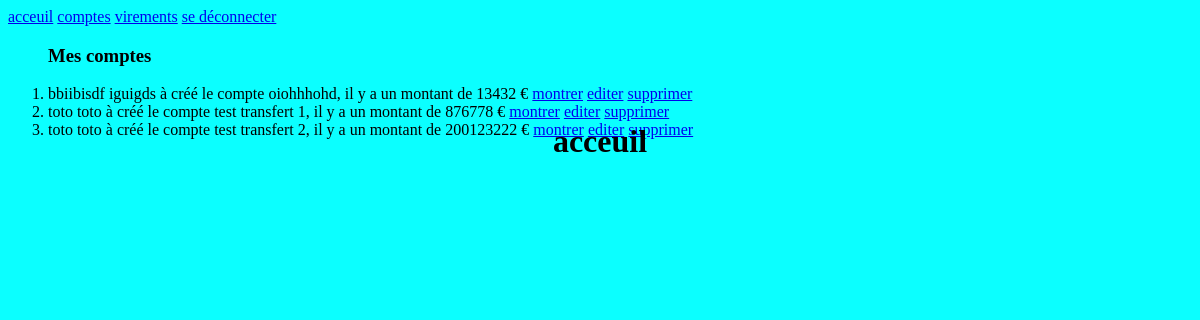
Page /compte on the earlier database version.
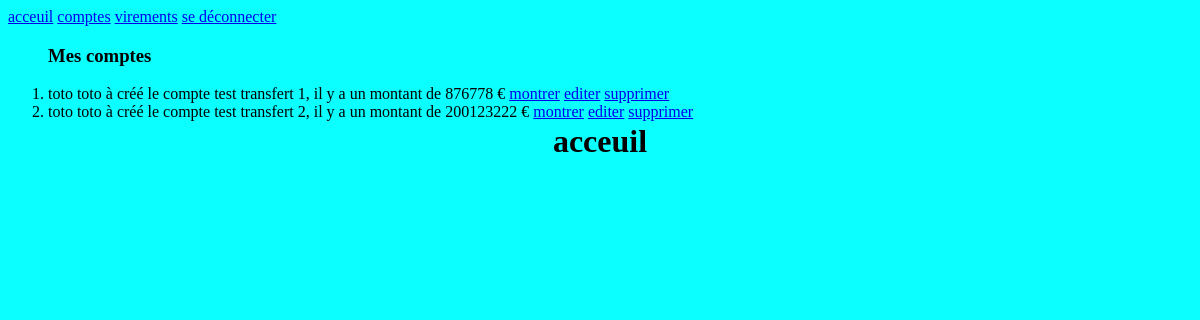
Same page on the later database version.
### mybank/models.py (models this page shows, shortened)
class account(models.Model):
    nom = models.CharField(max_length=100)
    prenom = models.CharField(max_length=100)
    email = models.EmailField(max_length=30)
    montant = models.IntegerField(default=0)
    nom_compte = models.CharField(max_length=20, default='')
    num_compte = models.IntegerField()
    def __str__(self) -> str:
        chaine = f"{self.prenom} {self.nom} à créé le compte {self.nom_compte}, il y a un montant de {self.montant} €"
        return chaine

### mybank/views.py (the view)
# urls.py: path('compte', views.affiche),
def affiche(request):
    liste = list(models.account.objects.all())
    return render(request,"compte.html",{"liste": liste})

### mybank/templates/compte.html (shortened to what this page needs)
<!DOCTYPE html>
<html lang="fr">
<head>
    {% load static %}
    <link rel="stylesheet" type="text/css" href="{%static 'style.css'%}">
</head>
<body>
    <h1> acceuil</h1>
    <a href="/compte">acceuil</a>
    <a href="/addaccount">comptes</a>
    <a href="/virements">virements</a>
    <a href="/login">se déconnecter</a>
{% block content %}
<ol> <h3> Mes comptes</h3>
    {% for l in liste %}
        <li> {{l}} <a href="/affiche/{{l.id}}/">montrer</a> <a href="/update/{{l.id}}/"> editer</a> <a href="/delete/{{l.id}}/"> supprimer</a></li>
    {% endfor %}
</ol>
{% endblock %}
</body>
</html>

Differences in the rows shown:
removed account: prenom+nom+nom_compte "bbiibisdf iguigds à créé le compte oiohhhohd, il y a un montant de 13432 €"
